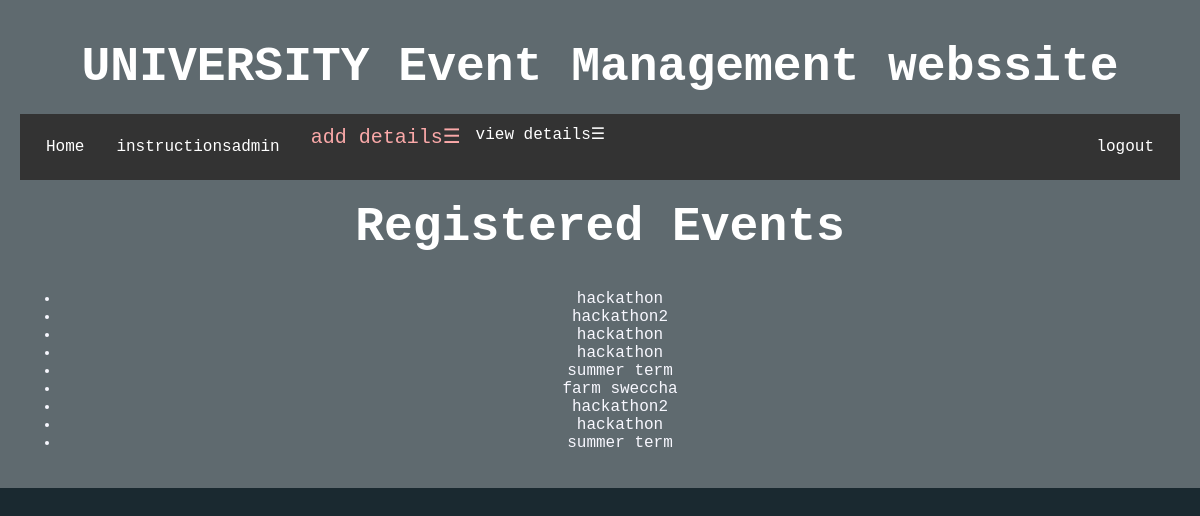
The page /registered_events/ on the database as committed earlier.
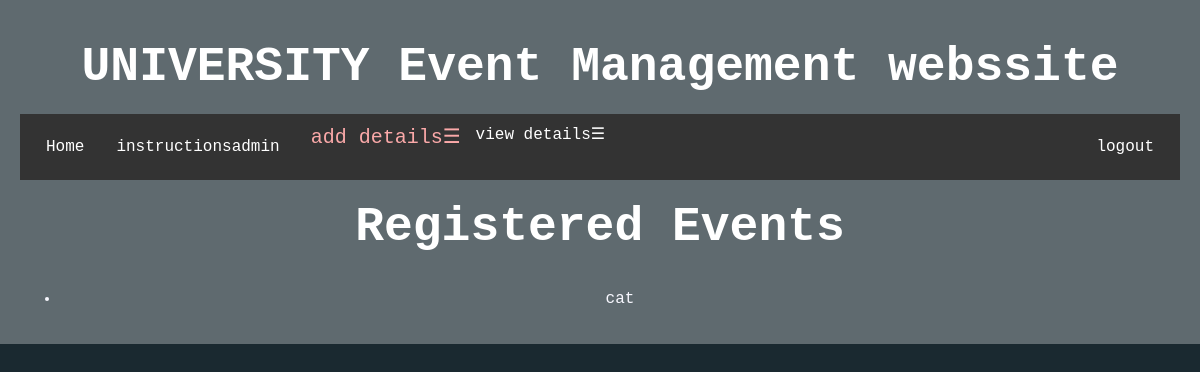
The same page on the database as committed later.
### events/models.py (models this page shows, shortened)
class UserEvent(models.Model):
    user = models.ForeignKey(User, on_delete=models.CASCADE)
    event = models.ForeignKey(Event, on_delete=models.CASCADE)
    registered = models.BooleanField(default=False)

class Event(models.Model):
    event_id = models.AutoField(primary_key=True, default=1)
    event_name = models.CharField(max_length=100)
    event_venue = models.CharField(max_length=100)
    event_start_time = models.DateTimeField()
    event_end_time = models.DateTimeField()

### events/views.py (the view)
# urls.py: path('registered_events/', event_views.registered_events, name='registered_events'),
def registered_events(request):
    user_events = UserEvent.objects.filter( registered=True)
    return render(request, 'registered_events.html', {'user_events': user_events})

### events/templates/registered_events.html (shortened to what this page needs)
<!DOCTYPE html>
<html>
<head>
</head>
<body>    <div class="header">
        <h1>UNIVERSITY Event Management webssite</h1>
      <div class="navbar" id="myNavbar">
        <ul>
            <li><a href="{% url 'admin_home' %}">Home</a></li>
            <li><a href="{% url 'instructionsadmin' %}">instructionsadmin</a></li>
            <li class="dropdown">
                <span class="menu-icon" onclick="toggleDropdown()">add details&#9776;</span>
             <li class="dropdown">
                <span onclick="toggleDropdown()">view details&#9776;</span>
            </li>
            </li>
            <div class="ng"><li><a href="{% url 'login' %}">logout</a></li></div>
        </ul>
    </div>
    <h1>Registered Events</h1>
    {% if user_events %}
        <ul>
            {% for user_event in user_events %}
                <th><td><li>{{ user_event.event.event_name }}</li></td></th>
            {% endfor %}
        </ul>
    {% else %}
        <p>No registered events.</p>
    {% endif %}
</body>
</html>

Rows that differ between the two databases and show on the page:
removed UserEvent: event.event_name "hackathon"
removed UserEvent: event.event_name "hackathon2"
removed UserEvent: event.event_name "hackathon"
removed UserEvent: event.event_name "hackathon"
removed UserEvent: event.event_name "summer term"
removed UserEvent: event.event_name "farm sweccha"
removed UserEvent: event.event_name "hackathon2"
removed UserEvent: event.event_name "hackathon"
removed UserEvent: event.event_name "summer term"
added UserEvent: event.event_name "cat"
